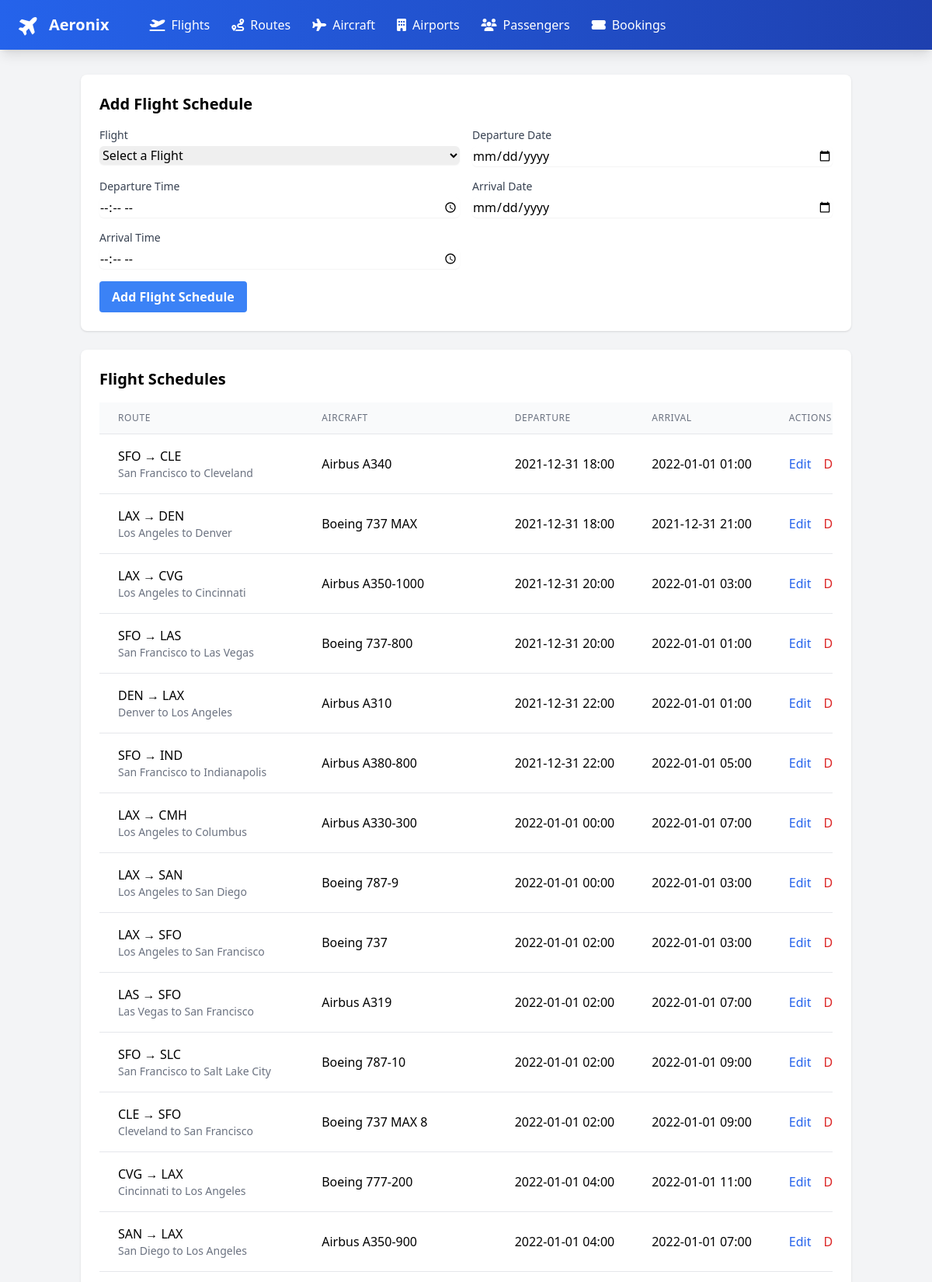
Page /flights.php (upper part) on the committed database.
### tables this page shows
CREATE TABLE `schedules` (
  `schedule_id` int(11) NOT NULL,
  `flight_id` int(11) NOT NULL,
  `departure_time` timestamp NOT NULL DEFAULT CURRENT_TIMESTAMP,
  `arrival_time` timestamp NOT NULL DEFAULT CURRENT_TIMESTAMP
);

CREATE TABLE `airports` (
  `airport_id` int(11) NOT NULL,
  `code` varchar(3) NOT NULL,
  `name` varchar(50) NOT NULL,
  `city` varchar(50) NOT NULL,
  `country` varchar(50) NOT NULL
);

CREATE TABLE `aircraft` (
  `aircraft_id` int(11) NOT NULL,
  `model` varchar(50) NOT NULL,
  `capacity` int(11) NOT NULL,
  `flight_range` int(11) NOT NULL
);

### flights.php (the view, shortened to what this page needs)
<?php
include 'includes/db_connect.php';
include 'includes/header.php';
$editing = false;
$schedule = null;
$schedules = $pdo->query("
    SELECT s.schedule_id,
           s.flight_id,
           s.departure_time,
           s.arrival_time,
           a.model as aircraft_model,
           dep.code as departure_code,
           dep.city as departure_city,
           arr.code as arrival_code,
           arr.city as arrival_city
    FROM schedules s
    JOIN routes r ON s.flight_id = r.route_id
    JOIN airports dep ON r.departure_airport_id = dep.airport_id
    JOIN airports arr ON r.arrival_airport_id = arr.airport_id
    JOIN aircraft a ON a.aircraft_id = s.flight_id
    ORDER BY s.departure_time
")->fetchAll();
?>
<div class="bg-white shadow rounded-lg p-6 mb-6">
    <h2 class="text-xl font-bold mb-4"><?= $editing ? 'Edit' : 'Add' ?> Flight Schedule</h2>
    <form method="POST" class="space-y-4">
        <div class="grid grid-cols-1 md:grid-cols-2 gap-4">
            <div>
                <label class="block text-sm font-medium text-gray-700">Flight</label>
                <select name="flight_id"
                        class="mt-1 block w-full rounded-md border-gray-300 shadow-sm focus:border-blue-500 focus:ring-blue-500"
                        required>
                    <option value="">Select a Flight</option>
                </select>
            </div>
            <div>
                <label class="block text-sm font-medium text-gray-700">Departure Date</label>
                <input type="date" name="departure_date"
                       value="<?= $editing ? date('Y-m-d', strtotime($schedule['departure_time'])) : '' ?>"
                       class="mt-1 block w-full rounded-md border-gray-300 shadow-sm focus:border-blue-500 focus:ring-blue-500"
                       required>
            </div>
            <div>
                <label class="block text-sm font-medium text-gray-700">Departure Time</label>
                <input type="time" name="departure_time"
                       value="<?= $editing ? date('H:i', strtotime($schedule['departure_time'])) : '' ?>"
                       class="mt-1 block w-full rounded-md border-gray-300 shadow-sm focus:border-blue-500 focus:ring-blue-500"
                       required>
            </div>
            <div>
                <label class="block text-sm font-medium text-gray-700">Arrival Date</label>
                <input type="date" name="arrival_date"
                       value="<?= $editing ? date('Y-m-d', strtotime($schedule['arrival_time'])) : '' ?>"
                       class="mt-1 block w-full rounded-md border-gray-300 shadow-sm focus:border-blue-500 focus:ring-blue-500"
                       required>
            </div>
            <div>
                <label class="block text-sm font-medium text-gray-700">Arrival Time</label>
                <input type="time" name="arrival_time"
                       value="<?= $editing ? date('H:i', strtotime($schedule['arrival_time'])) : '' ?>"
                       class="mt-1 block w-full rounded-md border-gray-300 shadow-sm focus:border-blue-500 focus:ring-blue-500"
                       required>
            </div>
        </div>
        <div class="flex items-center space-x-2">
            <button type="submit" name="submit"
                    class="bg-blue-500 hover:bg-blue-700 text-white font-bold py-2 px-4 rounded">
                <?= $editing ? 'Update' : 'Add' ?> Flight Schedule
            </button>
        </div>
    </form>
</div>
<div class="bg-white shadow rounded-lg p-6">
    <h2 class="text-xl font-bold mb-4">Flight Schedules</h2>
    <div class="overflow-x-auto">
        <table class="min-w-full divide-y divide-gray-200">
            <thead class="bg-gray-50">
                <tr>
                    <th class="px-6 py-3 text-left text-xs font-medium text-gray-500 uppercase tracking-wider">Route</th>
                    <th class="px-6 py-3 text-left text-xs font-medium text-gray-500 uppercase tracking-wider">Aircraft</th>
                    <th class="px-6 py-3 text-left text-xs font-medium text-gray-500 uppercase tracking-wider">Departure</th>
                    <th class="px-6 py-3 text-left text-xs font-medium text-gray-500 uppercase tracking-wider">Arrival</th>
                    <th class="px-6 py-3 text-left text-xs font-medium text-gray-500 uppercase tracking-wider">Actions</th>
                </tr>
            </thead>
            <tbody class="bg-white divide-y divide-gray-200">
                <?php foreach ($schedules as $s): ?>
                    <tr>
                        <td class="px-6 py-4 whitespace-nowrap">
                            <?= htmlspecialchars($s['departure_code']) ?> → <?= htmlspecialchars($s['arrival_code']) ?>
                            <div class="text-sm text-gray-500">
                                <?= htmlspecialchars($s['departure_city']) ?> to <?= htmlspecialchars($s['arrival_city']) ?>
                            </div>
                        </td>
                        <td class="px-6 py-4 whitespace-nowrap"><?= htmlspecialchars($s['aircraft_model']) ?></td>
                        <td class="px-6 py-4 whitespace-nowrap">
                            <?= date('Y-m-d H:i', strtotime($s['departure_time'])) ?>
                        </td>
                        <td class="px-6 py-4 whitespace-nowrap">
                            <?= date('Y-m-d H:i', strtotime($s['arrival_time'])) ?>
                        </td>
                        <td class="px-6 py-4 whitespace-nowrap">
                            <a href="?edit=<?= $s['schedule_id'] ?>"
                               class="text-blue-600 hover:text-blue-900 mr-3">Edit</a>
                            <form method="POST" class="inline">
                                <button type="submit" name="delete"
                                        class="text-red-600 hover:text-red-900"
                                        onclick="return confirm('Are you sure you want to delete this flight schedule?')">
                                    Delete
                                </button>
                            </form>
                        </td>
                    </tr>
                <?php endforeach; ?>
            </tbody>
        </table>
    </div>
</div>
<?php include 'includes/footer.php'; ?>

### rows in the picture
schedules: airports.code "SFO", airports.code "CLE", airports.city "San Francisco", airports.city "Cleveland", aircraft.model "Airbus A340", departure_time "2021-12-31 18:00", arrival_time "2022-01-01 01:00"
schedules: airports.code "LAX", airports.code "DEN", airports.city "Los Angeles", airports.city "Denver", aircraft.model "Boeing 737 MAX", departure_time "2021-12-31 18:00", arrival_time "2021-12-31 21:00"
schedules: airports.code "LAX", airports.code "CVG", airports.city "Los Angeles", airports.city "Cincinnati", aircraft.model "Airbus A350-1000", departure_time "2021-12-31 20:00", arrival_time "2022-01-01 03:00"
schedules: airports.code "SFO", airports.code "LAS", airports.city "San Francisco", airports.city "Las Vegas", aircraft.model "Boeing 737-800", departure_time "2021-12-31 20:00", arrival_time "2022-01-01 01:00"
schedules: airports.code "DEN", airports.code "LAX", airports.city "Denver", airports.city "Los Angeles", aircraft.model "Airbus A310", departure_time "2021-12-31 22:00", arrival_time "2022-01-01 01:00"
schedules: airports.code "SFO", airports.code "IND", airports.city "San Francisco", airports.city "Indianapolis", aircraft.model "Airbus A380-800", departure_time "2021-12-31 22:00", arrival_time "2022-01-01 05:00"
schedules: airports.code "LAX", airports.code "CMH", airports.city "Los Angeles", airports.city "Columbus", aircraft.model "Airbus A330-300", departure_time "2022-01-01 00:00", arrival_time "2022-01-01 07:00"
schedules: airports.code "LAX", airports.code "SAN", airports.city "Los Angeles", airports.city "San Diego", aircraft.model "Boeing 787-9", departure_time "2022-01-01 00:00", arrival_time "2022-01-01 03:00"
schedules: airports.code "LAX", airports.code "SFO", airports.city "Los Angeles", airports.city "San Francisco", aircraft.model "Boeing 737", departure_time "2022-01-01 02:00", arrival_time "2022-01-01 03:00"
schedules: airports.code "LAS", airports.code "SFO", airports.city "Las Vegas", airports.city "San Francisco", aircraft.model "Airbus A319", departure_time "2022-01-01 02:00", arrival_time "2022-01-01 07:00"
schedules: airports.code "SFO", airports.code "SLC", airports.city "San Francisco", airports.city "Salt Lake City", aircraft.model "Boeing 787-10", departure_time "2022-01-01 02:00", arrival_time "2022-01-01 09:00"
schedules: airports.code "CLE", airports.code "SFO", airports.city "Cleveland", airports.city "San Francisco", aircraft.model "Boeing 737 MAX 8", departure_time "2022-01-01 02:00", arrival_time "2022-01-01 09:00"
schedules: airports.code "CVG", airports.code "LAX", airports.city "Cincinnati", airports.city "Los Angeles", aircraft.model "Boeing 777-200", departure_time "2022-01-01 04:00", arrival_time "2022-01-01 11:00"
schedules: airports.code "SAN", airports.code "LAX", airports.city "San Diego", airports.city "Los Angeles", aircraft.model "Airbus A350-900", departure_time "2022-01-01 04:00", arrival_time "2022-01-01 07:00"
